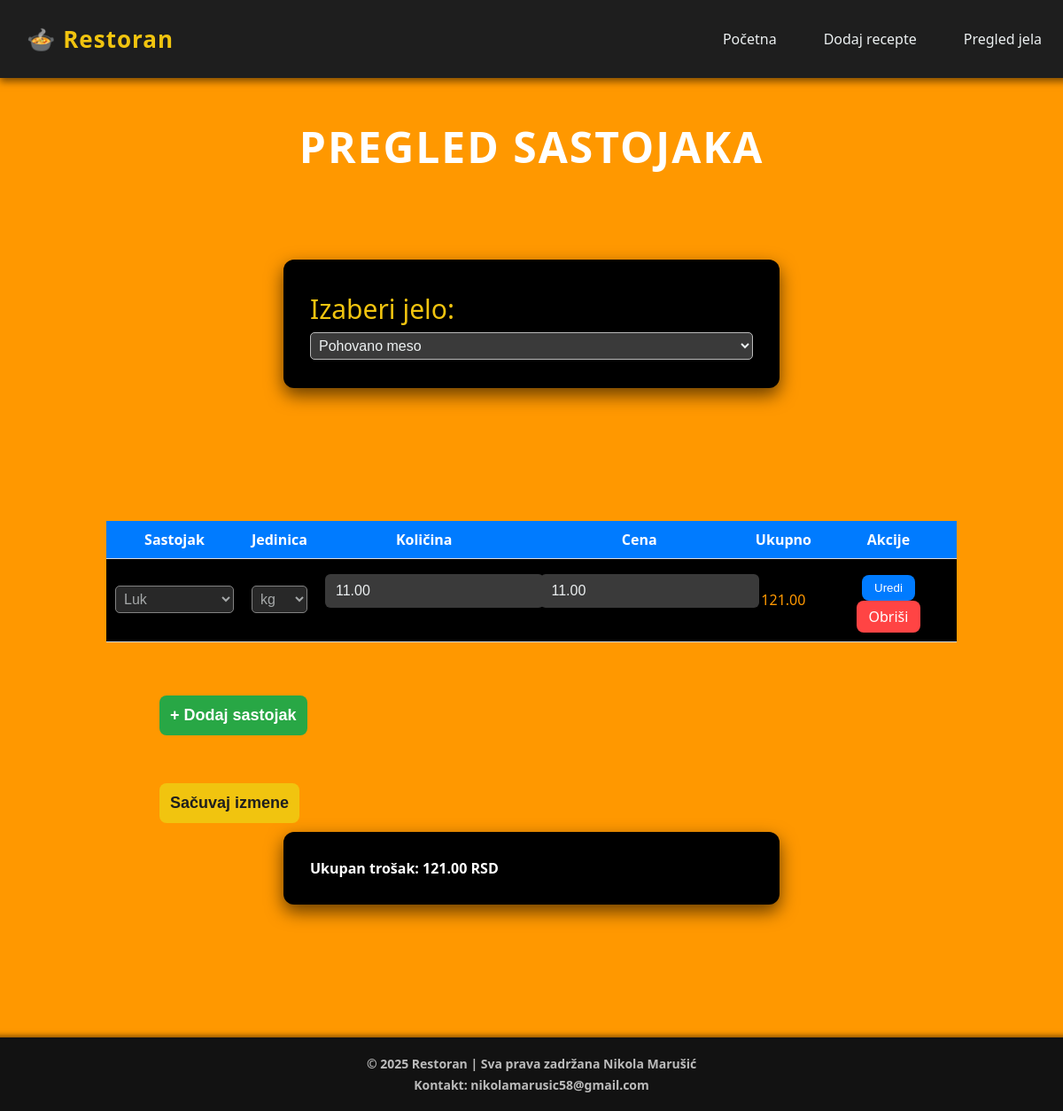
Screenshot of /stranice/pregled_i_izmena.php?jelo_id=10 with the database file from the repository.
### tables this page shows
CREATE TABLE `receptura` (
  `id` int(11) NOT NULL,
  `jelo_id` int(11) NOT NULL,
  `artikal_id` int(11) NOT NULL,
  `jedinica` enum('kg','g','l','ml','kom') NOT NULL,
  `kolicina` decimal(10,2) NOT NULL,
  `cena` decimal(10,2) NOT NULL
);

CREATE TABLE `artikal` (
  `id` int(11) NOT NULL,
  `naziv` varchar(100) NOT NULL,
  `jedinica_mere` enum('kg','g','l','ml','kom') NOT NULL,
  `cena` decimal(10,2) NOT NULL
);

### stranice/pregled_i_izmena.php (the view, shortened to what this page needs)
<!DOCTYPE html>
<html lang="sr">
<head>
    <link rel="stylesheet" href="../css/style.css">
    <link rel="stylesheet" href="../css/tabela.css">
</head>
<body>
<nav class="navbar">
    <div class="logo">🍲 Restoran</div>
    <ul class="nav-links">
        <li><a href="../index.php">Početna</a></li>
        <li><a href="receptura.php">Dodaj recepte</a></li>
        <li><a href="pregled_i_izmena.php">Pregled jela</a></li>
    </ul>
</nav>
<?php
require_once "../baze/konekcija.php";
$jela = [];
$q = $conn->query("SELECT * FROM jelo ORDER BY naziv ASC");
while($row = $q->fetch_assoc()){ $jela[] = $row; }
$artikli = [];
$q2 = $conn->query("SELECT * FROM artikal ORDER BY naziv ASC");
while($row = $q2->fetch_assoc()){ $artikli[] = $row; }
$selected_jelo = $_GET["jelo_id"] ?? ($_POST["jelo_id"] ?? null);
$receptura = [];
$ukupan_trosak = 0;
if($selected_jelo){
    $stmt=$conn->prepare("
        SELECT r.id, r.artikal_id, r.jedinica, r.kolicina, r.cena, a.naziv AS artikal_naziv
        FROM receptura r
        JOIN artikal a ON a.id=r.artikal_id
        WHERE r.jelo_id=?
        ORDER BY r.id ASC
    ");
    $stmt->bind_param("i",$selected_jelo);
    $stmt->execute();
    $res=$stmt->get_result();
    while($row=$res->fetch_assoc()){
        $row["ukupno"] = $row["kolicina"] * $row["cena"];
        $ukupan_trosak += $row["ukupno"];
        $receptura[] = $row;
    }
}
?>
<h1 class="main-title">Pregled sastojaka</h1>
<form class="forma" method="GET">
    <label>Izaberi jelo:</label>
    <select name="jelo_id" onchange="this.form.submit()">
        <?php foreach($jela as $j): ?>
            <option value="<?= $j['id'] ?>" <?= ($selected_jelo==$j['id'])?'selected':'' ?>>
                <?= htmlspecialchars($j['naziv']) ?>
            </option>
        <?php endforeach; ?>
    </select>
</form>
<?php if($selected_jelo): ?>
<form method="POST">
    <table id="tabela">
        <tr>
            <th>Sastojak</th>
            <th>Jedinica</th>
            <th>Količina</th>
            <th>Cena</th>
            <th>Ukupno</th>
            <th>Akcije</th>
        </tr>
        <?php foreach($receptura as $r): ?>
        <tr data-id="<?= $r['id'] ?>">
            <td>
                <select class="selektovanje" name="sastojak_id[]" disabled>
                    <?php foreach($artikli as $a): ?>
                        <option value="<?= $a['id'] ?>" <?= ($a['id']==$r['artikal_id'])?'selected':'' ?>>
                            <?= htmlspecialchars($a['naziv']) ?>
                        </option>
                    <?php endforeach; ?>
                </select>
            </td>
            <td>
                <select name="sastojak_jedinica[]" disabled>
                    <?php foreach(["kg","g","l","ml","kom"] as $jm): ?>
                        <option value="<?= $jm ?>" <?= ($jm==$r['jedinica'])?'selected':'' ?>><?= $jm ?></option>
                    <?php endforeach; ?>
                </select>
            </td>
            <td><input type="number" step="0.01" name="sastojak_kolicina[]" value="<?= $r['kolicina'] ?>" disabled></td>
            <td><input type="number" step="0.01" name="sastojak_cena[]" value="<?= $r['cena'] ?>" disabled></td>
            <td class="ukupno"><?= number_format($r['ukupno'],2) ?></td>
            <td>
                <button type="button" class="btn-edit" onclick="editRow(this)">Uredi</button>
                <a href="?jelo_id=<?= $selected_jelo ?>&delete=1&id=<?= $r['id'] ?>" class="btn-delete">Obriši</a>
            </td>
        </tr>
        <?php endforeach; ?>
    </table>
    <button class="dugme" type="button" id="add-row" onclick="addRow()">+ Dodaj sastojak</button>
    <br><br>
    <button class="dugme" type="submit" id="save-btn">Sačuvaj izmene</button>
    <div class="total forma">Ukupan trošak: <span id="total"><?= number_format($ukupan_trosak,2) ?></span> RSD</div>
</form>
<footer class="footer">
    <div class="footer-content">
        <p>© 2025 Restoran | Sva prava zadržana Nikola Marušić</p>
        <p>Kontakt: nikolamarusic58@gmail.com</p>
    </div>
</footer>
<?php endif; ?>
</body>
</html>

### css/style.css (style rules this page uses)
.navbar { display: flex; justify-content: space-evenly; align-items: center; background-color: #1e1e1e; padding: 12px 30px; box-shadow: 0 4px 8px rgba(0,0,0,0.5); font-family: 'Segoe UI', Tahoma, Geneva, Verdana, sans-serif; position: fixed; top:0%; left: 0%; width: 100%; z-index: 1000; }
.navbar .logo { font-size: 26px; font-weight: bold; color: #f1c40f; letter-spacing: 1px; }
.navbar .nav-links { margin-left: auto; list-style: none; display: flex; gap: 25px; position: relative; right: 40px; }
.navbar .nav-links li a { text-decoration: none; color: #ecf0f1; font-weight: 500; padding: 8px 14px; border-radius: 6px; transition: background-color 0.3s, color 0.3s, transform 0.2s; }
.footer { background-color: #121212; color: #bbbbbb; padding: 15px 30px; text-align: center; font-family: 'Segoe UI', Tahoma, Geneva, Verdana, sans-serif; box-shadow: 0 -2px 6px rgba(0,0,0,0.5); margin: 0 !important; width: 100vw; position: relative; left: 50%; transform: translateX(-50%); }
html, body { margin: 0; padding: 0; }
.footer .footer-content p { margin: 5px 0; font-size: 14px; }
body { background-color: #ff9800;; padding-bottom: 80px; font-family: 'Segoe UI', Tahoma, Geneva, Verdana, sans-serif; margin: 0; padding: 0; overflow-x:hidden; }
.forma { max-width: 500px; margin: 200px auto 150px auto; background-color: #000000; padding: 30px; border-radius: 12px; box-shadow: 0 8px 20px rgba(0,0,0,0.6); transition: transform 0.3s ease, box-shadow 0.3s ease; }
label { display: block; margin-bottom: 6px; font-weight: 500; color: #f1c40f; transition: color 0.3s; font-size: 30px; }
input[type="text"], input[type="number"], textarea, select { width: 100%; padding: 10px 12px; margin-bottom: 20px; border-radius: 6px; border: none; outline: none; font-size: 16px; background-color: #3a3a3a; color: #ecf0f1; transition: background-color 0.3s, transform 0.2s; }
.dugme { display: block; padding: 12px; font-size: 18px; font-weight: bold; color: #1e1e1e; background-color: #f1c40f; border: none; border-radius: 8px; cursor: pointer; transition: background-color 0.3s, transform 0.2s, box-shadow 0.2s; }
ul, p { text-align: center; font-weight: 500; font-weight: bolder; }
ul li { margin: 5px 0; color: #ff0000; }
.main-title { font-size: clamp(36px, 5vw, 56px); font-weight: 900; color: #0a0a0a; line-height: 1.1; position: relative; top:100px; }
.main-title { font-size: 48px; color: #fff; text-align: center; margin-top: 40px; letter-spacing: 2px; text-transform: uppercase; display: flex; justify-content: center; align-items: center; gap: 15px; animation: fadeInDown 1s ease-out; }
.ukupno { color:#ff9800; }
.btn-edit { background: #007bff; color: white; padding: 7px 14px; border: none; border-radius: 8px; cursor: pointer; margin-top: 8px; transition: 0.3s ease; }
.btn-delete { display: inline-block; background: #ff4444; color: white; padding: 7px 14px; border-radius: 8px; text-decoration: none; transition: 0.3s ease; }
#add-row,#save-btn { position: relative; left:15%; }
.total { color:white; }
label { display:block; margin-top:5px; }
input, select { margin-bottom:2px; }
button { margin-top:10px; }

### css/tabela.css (style rules this page uses)
table { margin-bottom:5%; margin-left:10%; width:80%; border-collapse:collapse; margin-top:15px; background-color:black; }
th,td { padding:10px; text-align:center; border-bottom:1px solid #ddd; transition: all .3s ease; }
th { background:#007bff; color:white; }
input, select { width:100%; padding:5px; border-radius:5px; border:1px solid #bbb; transition:0.3s; }
button { padding:6px 12px; border:none; border-radius:5px; cursor:pointer; transition:0.3s; }
.btn-edit { background:#007bff; color:white; }
.btn-delete { background:#ff4444; color:white; }
#add-row { background:#28a745; color:white; margin-top:10px; }
.total { font-weight:bold; margin-top:10px; font-size:16px; }

### rows the page displays
receptura: artikal.naziv "Luk", jedinica "kg", kolicina "11.00", cena "11.00", ukupno "121.00"

### other values shown
$ukupan_trosak "121.00"
form field jelo_id "Pohovano meso"
